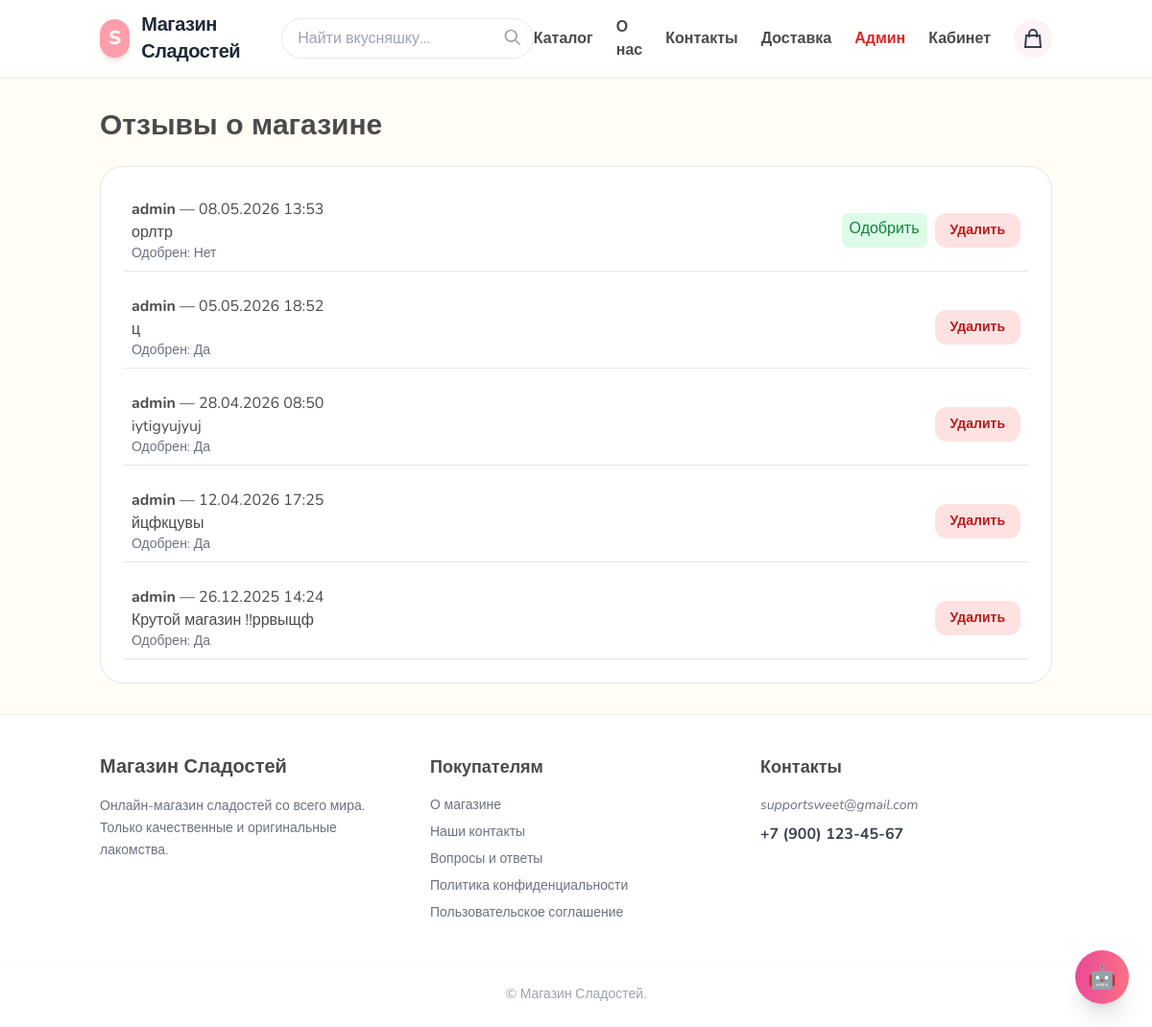
Page /store/admin/reviews/ (signed in) on the earlier database version.
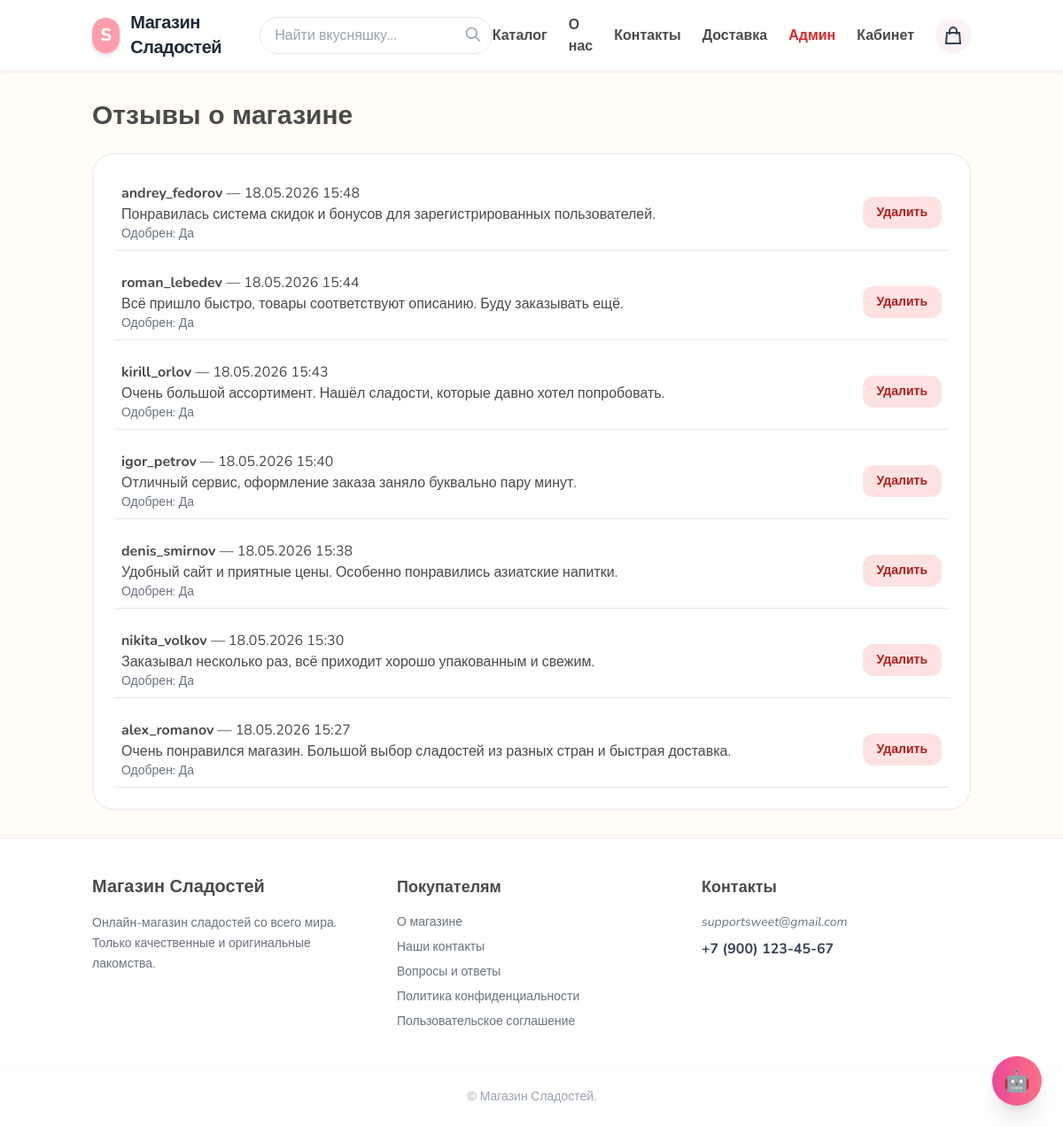
Same page on the later database version.
### store/models.py (models this page shows, shortened)
class ShopReview(models.Model):
    user = models.ForeignKey(
        settings.AUTH_USER_MODEL,
        on_delete=models.CASCADE,
        verbose_name="Пользователь"
    )
    text = models.TextField(verbose_name="Текст отзыва")
    created_at = models.DateTimeField(auto_now_add=True, verbose_name="Дата создания")
    is_approved = models.BooleanField(default=False, verbose_name="Одобрено админом")
    class Meta:
        verbose_name = "Отзыв о магазине"
        verbose_name_plural = "Отзывы о магазине"
        ordering = ['-created_at']

### users/models.py (models this page shows, shortened)
class CustomUser(AbstractUser):
    phone = models.CharField("Телефон", max_length=30, blank=True)
    address = models.CharField("Адрес доставки", max_length=255, blank=True)
    bonus_points = models.DecimalField("Бонусы", max_digits=10, decimal_places=2, default=0)
    avatar = models.ImageField(upload_to="avatars/", blank=True, null=True)

### store/views.py (the view)
# urls.py: path("admin/reviews/", views.admin_reviews, name="admin_reviews"),
@staff_required
def admin_reviews(request):
    reviews = ShopReview.objects.all().order_by('-created_at')
    return render(request, "store/admin/reviews.html", {"reviews": reviews})

### cart/cart.py (called while the page is built)
    def __len__(self):
        return sum(item["quantity"] for item in self.cart.values())

### cart/context_processors.py (called while the page is built)
def cart_counter(request):
    cart = Cart(request)
    return {"cart_counter": len(cart)}

### store/context_processors.py (called while the page is built)
def categories_processor(request):
    return {
        "categories": Category.objects.all()
    }

### store/views.py (called while the page is built)
def staff_required(view_func):
    return user_passes_test(lambda u: u.is_staff, login_url='users:login')(view_func)

### templates/store/admin/reviews.html
{% extends "base.html" %}
{% block content %}
<div class="max-w-5xl mx-auto space-y-6">
  <h1 class="text-3xl font-black">Отзывы о магазине</h1>
  <div class="bg-white border rounded-3xl p-6 space-y-4">
    {% for review in reviews %}
      <div class="border-b p-2 flex justify-between items-center">
        <div>
          <p><b>{{ review.user.username }}</b> — {{ review.created_at|date:"d.m.Y H:i" }}</p>
          <p>{{ review.text }}</p>
          <p class="text-sm text-gray-500">Одобрен: {% if review.is_approved %}Да{% else %}Нет{% endif %}</p>
        </div>
        <div class="flex gap-2">
          {% if not review.is_approved %}
            <a href="{% url 'store:admin_approve_review' review.id %}" class="px-2 py-1 bg-green-100 text-green-700 rounded-lg">Одобрить</a>
          {% endif %}
          <a href="{% url 'store:admin_delete_review' review.id %}" onclick="return confirm('Удалить отзыв?')" class="px-4 py-2 rounded-xl bg-red-100 text-red-700 text-sm font-bold hover:bg-red-200">Удалить</a>
        </div>
      </div>
    {% empty %}
      <p class="text-center text-gray-400 py-4">Отзывы отсутствуют</p>
    {% endfor %}
  </div>
</div>
{% endblock %}

Differences in the rows shown:
removed ShopReview: user.username "admin", created_at "08.05.2026 13:53", text "орлтр", is_approved "Нет"
removed ShopReview: user.username "admin", created_at "05.05.2026 18:52", text "ц", is_approved "Да"
removed ShopReview: user.username "admin", created_at "28.04.2026 08:50", text "iytigyujyuj", is_approved "Да"
removed ShopReview: user.username "admin", created_at "12.04.2026 17:25", text "йцфкцувы", is_approved "Да"
removed ShopReview: user.username "admin", created_at "26.12.2025 14:24", text "Крутой магазин !!ррвыщф", is_approved "Да"
added ShopReview: user.username "andrey_fedorov", created_at "18.05.2026 15:48", text "Понравилась система скидок и бонусов для зарегистрированных пользователей.", is_approved "Да"
added ShopReview: user.username "roman_lebedev", created_at "18.05.2026 15:44", text "Всё пришло быстро, товары соответствуют описанию. Буду заказывать ещё.", is_approved "Да"
added ShopReview: user.username "kirill_orlov", created_at "18.05.2026 15:43", text "Очень большой ассортимент. Нашёл сладости, которые давно хотел попробовать.", is_approved "Да"
added ShopReview: user.username "igor_petrov", created_at "18.05.2026 15:40", text "Отличный сервис, оформление заказа заняло буквально пару минут.", is_approved "Да"
added ShopReview: user.username "denis_smirnov", created_at "18.05.2026 15:38", text "Удобный сайт и приятные цены. Особенно понравились азиатские напитки.", is_approved "Да"
added ShopReview: user.username "nikita_volkov", created_at "18.05.2026 15:30", text "Заказывал несколько раз, всё приходит хорошо упакованным и свежим.", is_approved "Да"
added ShopReview: user.username "alex_romanov", created_at "18.05.2026 15:27", text "Очень понравился магазин. Большой выбор сладостей из разных стран и быстрая доставка.", is_approved "Да"
